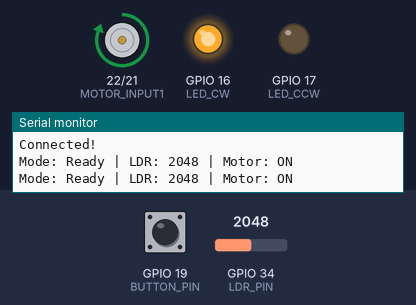
A sketch run on a simulated ESP32. On the bench: motor-driver pin pairs drawn as motors (green arrow = first pin HIGH = forward, orange = second pin HIGH = backward, longer = more drive, scaled by the enable pin), output pins drawn as LEDs (lit = HIGH), the last lines printed to the serial monitor. The inputs (shaded band) are chosen by the test bench; at power-on: GPIO 34 (LDR_PIN) = 2048, GPIO 19 (BUTTON_PIN) HIGH. WiFi joins after 1.5 s; servers stay silent unless stated; no MQTT or app messages arrive unless stated.

Above: at 2.7 s.
2.8 s: GPIO 34 (LDR_PIN) set to 491
At 4.1 s:
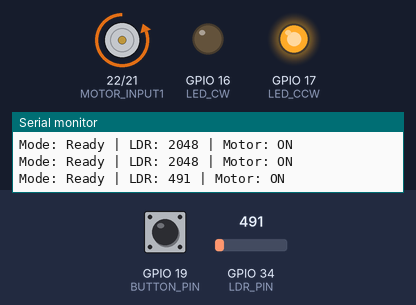
11.0 s: GPIO 34 (LDR_PIN) set to 1040
At 11.9 s:
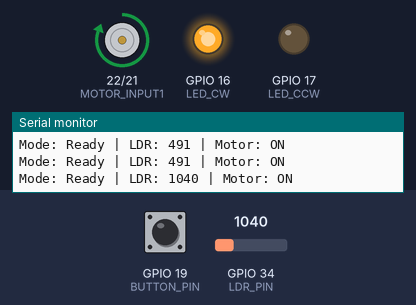
13.0 s: GPIO 34 (LDR_PIN) set to 460
At 14.7 s:
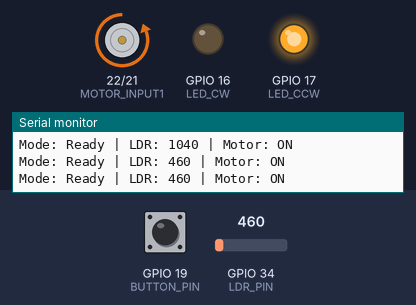
Timing chart, 0 to 16.0 s (numbered marks = the images above; inputs shaded):
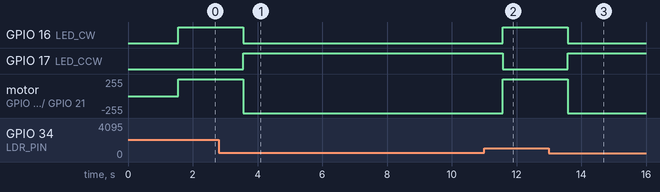

The sketch:

____HBridge.ino
```cpp
#include <WiFi.h>
#include <MQTT.h>

// --- กำหนดขา Pin ---

#define BUTTON_PIN 19
#define LDR_PIN 34    // ขา Analog สำหรับเซ็นเซอร์แสง
const int MOTOR_ENABLE = 23; // ENABLE1 (Pin 1)
const int MOTOR_INPUT1 = 22; // INPUT1 (Pin 2)
const int MOTOR_INPUT2 = 21; // INPUT2 (Pin 7)
const int LED_CW = 16;       // LED 3 (แสดงการหมุนตามเข็มนาฬิกา)
const int LED_CCW = 17;      // LED 4 (แสดงการหมุนทวนเข็มนาฬิกา)

// --- การตั้งค่า WiFi และ MQTT ---
const char ssid[] = "@JumboPlusIoT";
const char pass[] = "07450748";
const char mqtt_broker[] = "test.mosquitto.org";
const char mqtt_client_id[] = "AI_Group4_Control";
int MQTT_PORT = 1883;

// Topics
const char topic_ldr[] = "groupAi4/ldr";
const char topic_motor_status[] = "groupAi4/motorStatus";
const char topic_mode_status[] = "groupAi4/modeStatus";
const char topic_command[] = "groupAi4/command"; // รับคำสั่งจาก Dashboard
const char topic_ledcw[] = "groupAi4/ledcw";
const char topic_ledccw[] = "groupAi4/ledccw";
WiFiClient net;
MQTTClient client;

// --- ตัวแปรสถานะ ---
bool isAutoMode = true;     // เริ่มต้นที่ Auto Mode
unsigned long lastInterruptTime = 0;
bool motorState = false;    // false = หยุด, true = ทำงาน
bool ledcw = false;
bool ledccw = false;
int ldrValue = 0;

void IRAM_ATTR handleButtonPress() {
  unsigned long interruptTime = millis();
  // Debounce 250ms ป้องกันสัญญาณรบกวน
  if (interruptTime - lastInterruptTime > 250) {
    isAutoMode = !isAutoMode;
    lastInterruptTime = interruptTime;
  }
}

// Debounce สำหรับปุ่มกดบนบอร์ด
int lastButtonState = HIGH;
unsigned long lastDebounceTime = 0;
unsigned long debounceDelay = 50;

unsigned long lastPublishTime = 0;

void connect() {
  Serial.print("Connecting WiFi...");
  while (WiFi.status() != WL_CONNECTED) { delay(500); }

  Serial.print("\nConnecting MQTT...");
  while (!client.connect(mqtt_client_id)) { delay(500); }

  Serial.println("\nConnected!");
  client.subscribe(topic_command);

  // ส่งสถานะเริ่มต้นไปยัง Dashboard
  publishStatus();
}

void messageReceived(String &topic, String &payload) {
  Serial.println("Message: " + payload);

  if (payload == "toggleMode") {
    isAutoMode = !isAutoMode;
  }
  else if (!isAutoMode) { // ถ้าอยู่ใน Manual Mode เท่านั้นถึงจะรับคำสั่ง On/Off
    if (payload == "motorOn") {
      motorState = !motorState;
    }
  }

  publishStatus();
}

void publishStatus() {
  client.publish(topic_mode_status, isAutoMode ? "Auto" : "Manual");
  client.publish(topic_motor_status, motorState ? "ทำงาน" : "หยุด");
}

void setup() {
  Serial.begin(115200);
  pinMode(BUTTON_PIN, INPUT_PULLUP);
  attachInterrupt(digitalPinToInterrupt(BUTTON_PIN), handleButtonPress, FALLING);

  pinMode(MOTOR_ENABLE, OUTPUT);
  pinMode(MOTOR_INPUT1, OUTPUT);
  pinMode(MOTOR_INPUT2, OUTPUT);
  pinMode(LED_CW, OUTPUT);
  pinMode(LED_CCW, OUTPUT);
  digitalWrite(MOTOR_ENABLE, HIGH);
  stopMotor();

  WiFi.begin(ssid, pass);
  client.begin(mqtt_broker, MQTT_PORT, net);
  client.onMessage(messageReceived);

  connect();
}

void rotateCW() {
  // ควบคุม L293D: INPUT1 = HIGH, INPUT2 = LOW
  digitalWrite(MOTOR_INPUT1, HIGH);
  digitalWrite(MOTOR_INPUT2, LOW);

  // ควบคุม LED: LED_CW (GPIO 16) ติด, LED_CCW (GPIO 17) ดับ
  digitalWrite(LED_CW, HIGH);
  ledcw = true;
  digitalWrite(LED_CCW, LOW);
  ledccw = false;
}

// ฟังก์ชันสำหรับหมุนทวนเข็มนาฬิกา (Reverse)
void rotateCCW() {
  // ควบคุม L293D: INPUT1 = LOW, INPUT2 = HIGH
  digitalWrite(MOTOR_INPUT1, LOW);

  digitalWrite(MOTOR_INPUT2, HIGH);

  // ควบคุม LED: LED_CCW (GPIO 17) ติด, LED_CW (GPIO 16) ดับ
  digitalWrite(LED_CW, LOW);
  ledcw = false;
  digitalWrite(LED_CCW, HIGH);
  ledccw = true;
}
void stopMotor() {
  // ควบคุม L293D: INPUT1 = LOW, INPUT2 = LOW (หยุด)
  digitalWrite(MOTOR_INPUT1, LOW);
  digitalWrite(MOTOR_INPUT2, LOW);

  // ควบคุม LED: ดับทั้งคู่
  digitalWrite(LED_CW, LOW);
  digitalWrite(LED_CCW, LOW);
  ledcw = false;
  ledccw = true;
}

void loop() {
  client.loop();
  if (!client.connected()) connect();

  // 1. อ่านค่า LDR และส่งขึ้น Dashboard ทุก 1 วินาที
  if (millis() - lastPublishTime > 1000) {
    ldrValue = analogRead(LDR_PIN);
    client.publish(topic_ldr, String(ldrValue));
    lastPublishTime = millis();

    // อัปเดตสถานะมอเตอร์ใน Dashboard เผื่อมีการเปลี่ยนแปลงจากเซ็นเซอร์
    client.publish(topic_motor_status, motorState ? "ทำงาน" : "หยุด");
    client.publish(topic_ledcw, ledcw ? "On" : "Off");
    client.publish(topic_ledccw, motorState ? "On" : "Off");
  }

  // 2. ตรรกะการสลับโหมดด้วยปุ่มกดบนบอร์ด (Physical Button)
  int reading = digitalRead(BUTTON_PIN);
  if (reading != lastButtonState) lastDebounceTime = millis();

  if ((millis() - lastDebounceTime) > debounceDelay) {
    if (reading == LOW && lastButtonState == HIGH) { // กดปุ่ม
      isAutoMode = !isAutoMode;
      Serial.println(isAutoMode ? "Mode: Ready" : "Mode: Stop");
      publishStatus();
    }
  }
  lastButtonState = reading;

  // 3. ควบคุมมอเตอร์ตามโหมด
  if (isAutoMode) {
    // โหมดออโต้: ใช้ค่า LDR (ทำงานเมื่อ > 700)
    if (ldrValue > 500) {rotateCW(); motorState = true;}
    else if (ldrValue>300 && ldrValue<500){ rotateCCW(); motorState = true;}
    else {stopMotor(); motorState = false;}
  }

  // สั่งงาน Motor ตามค่า motorState ที่สรุปมาแล้ว
  static unsigned long lastReport = 0;
  if (millis() - lastReport > 1000) {
    Serial.print("Mode: "); Serial.print(isAutoMode ? "Ready" : "Stop");
    Serial.print(" | LDR: "); Serial.print(ldrValue);
    Serial.print(" | Motor: "); Serial.println(motorState ? "ON" : "OFF");

    if (client.connected()) {
      client.publish("groupAi4/ldr", String(ldrValue));
      client.publish("groupAi4/modeStatus", isAutoMode ? "Ready" : "Stop");
      client.publish("groupAi4/motorStatus", motorState ? "ทำงาน" : "หยุด");
    }
    lastReport = millis();
  }


}
```

Measured:
- after the input at 2.8 s, GPIO 16 (LED_CW): HIGH → LOW after 0.76 s; GPIO 17 (LED_CCW): LOW → HIGH after 0.76 s; motor on GPIO 22 (MOTOR_INPUT1) / GPIO 21 (MOTOR_INPUT2): forward 255/255 → backward 255/255 after 0.76 s
- after the input at 11.0 s, GPIO 16 (LED_CW): LOW → HIGH after 0.58 s; GPIO 17 (LED_CCW): HIGH → LOW after 0.58 s; motor on GPIO 22 (MOTOR_INPUT1) / GPIO 21 (MOTOR_INPUT2): backward 255/255 → forward 255/255 after 0.58 s
- after the input at 13.0 s, GPIO 16 (LED_CW): HIGH → LOW after 0.58 s; GPIO 17 (LED_CCW): LOW → HIGH after 0.58 s; motor on GPIO 22 (MOTOR_INPUT1) / GPIO 21 (MOTOR_INPUT2): forward 255/255 → backward 255/255 after 0.58 s
